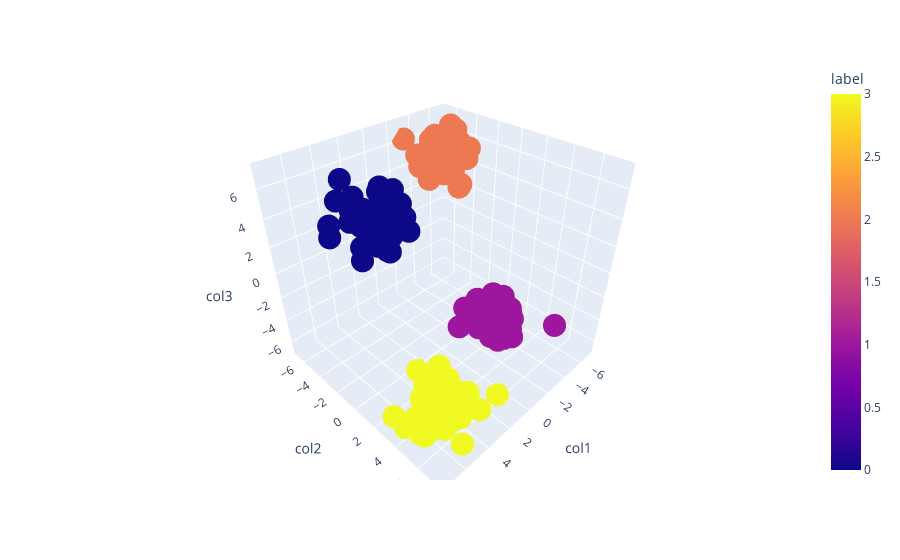

Source (notebook cell):
### Code cell
fig = px.scatter_3d(df,x = 'col1',y = 'col2',z = 'col3',color = 'label')
fig.show()

### Figure 1 — Plotly figure (JSON) as saved in the notebook; plotly's stock layout.template omitted (floating-point values rounded to 4 significant figures; data arrays with more than 128 entries replaced by an {"elided": "..."} marker saying what was removed)
{"data": [{"hovertemplate": "col1=%{x}<br>col2=%{y}<br>col3=%{z}<br>label=%{marker.color}<extra></extra>", "legendgroup": "", "marker": {"color": {"elided": "200 int values"}, "coloraxis": "coloraxis", "symbol": "circle"}, "mode": "markers", "name": "", "scene": "scene", "showlegend": false, "type": "scatter3d", "x": {"elided": "200 float values"}, "y": {"elided": "200 float values"}, "z": {"elided": "200 float values"}}], "layout": {"coloraxis": {"colorbar": {"title": {"text": "label"}}, "colorscale": [[0, "#0d0887"], [0.1111, "#46039f"], [0.2222, "#7201a8"], [0.3333, "#9c179e"], [0.4444, "#bd3786"], [0.5556, "#d8576b"], [0.6667, "#ed7953"], [0.7778, "#fb9f3a"], [0.8889, "#fdca26"], [1, "#f0f921"]]}, "legend": {"tracegroupgap": 0}, "margin": {"t": 60}, "scene": {"domain": {"x": [0, 1], "y": [0, 1]}, "xaxis": {"title": {"text": "col1"}}, "yaxis": {"title": {"text": "col2"}}, "zaxis": {"title": {"text": "col3"}}}}}
